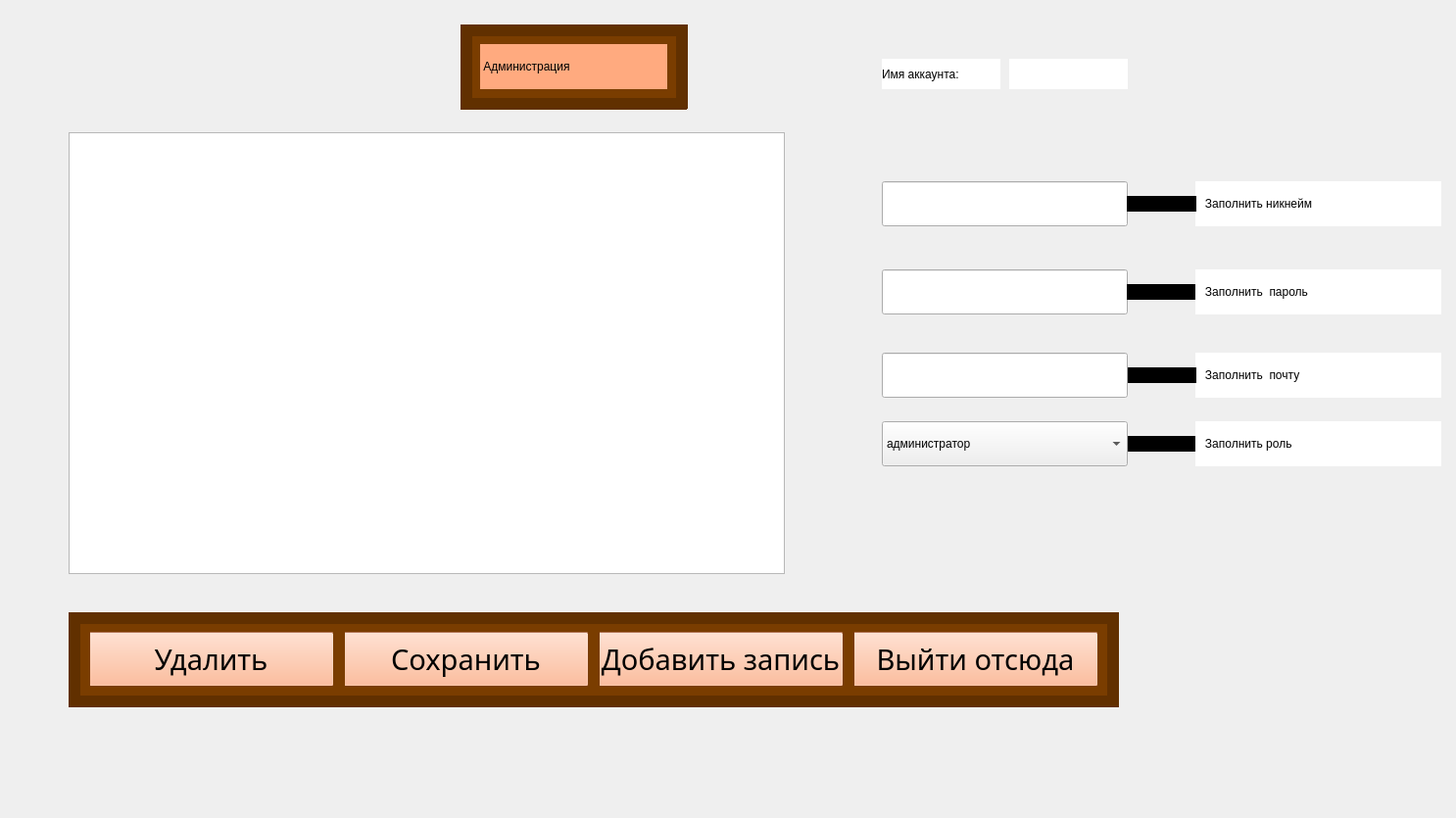
<?xml version="1.0" encoding="UTF-8"?>
<ui version="4.0">
 <class>Form</class>
 <widget class="QWidget" name="Form">
  <property name="geometry">
   <rect>
    <x>0</x>
    <y>0</y>
    <width>1486</width>
    <height>835</height>
   </rect>
  </property>
  <property name="windowTitle">
   <string>Form</string>
  </property>
  <widget class="QTableView" name="tableView">
   <property name="geometry">
    <rect>
     <x>70</x>
     <y>135</y>
     <width>731</width>
     <height>451</height>
    </rect>
   </property>
  </widget>
  <widget class="QLabel" name="label_92">
   <property name="geometry">
    <rect>
     <x>680</x>
     <y>35</y>
     <width>12</width>
     <height>66</height>
    </rect>
   </property>
   <property name="styleSheet">
    <string notr="true">background-color: rgb(122, 61, 0);</string>
   </property>
   <property name="text">
    <string/>
   </property>
  </widget>
  <widget class="QLabel" name="label_95">
   <property name="geometry">
    <rect>
     <x>470</x>
     <y>100</y>
     <width>231</width>
     <height>12</height>
    </rect>
   </property>
   <property name="styleSheet">
    <string notr="true">background-color: rgb(97, 48, 0);</string>
   </property>
   <property name="text">
    <string/>
   </property>
  </widget>
  <widget class="QLabel" name="label_91">
   <property name="geometry">
    <rect>
     <x>480</x>
     <y>35</y>
     <width>201</width>
     <height>16</height>
    </rect>
   </property>
   <property name="styleSheet">
    <string notr="true">background-color: rgb(122, 61, 0);</string>
   </property>
   <property name="text">
    <string/>
   </property>
  </widget>
  <widget class="QLabel" name="label_96">
   <property name="geometry">
    <rect>
     <x>690</x>
     <y>25</y>
     <width>12</width>
     <height>86</height>
    </rect>
   </property>
   <property name="styleSheet">
    <string notr="true">background-color: rgb(97, 48, 0);</string>
   </property>
   <property name="text">
    <string/>
   </property>
  </widget>
  <widget class="QLabel" name="label_94">
   <property name="geometry">
    <rect>
     <x>480</x>
     <y>90</y>
     <width>211</width>
     <height>12</height>
    </rect>
   </property>
   <property name="styleSheet">
    <string notr="true">background-color: rgb(122, 61, 0);</string>
   </property>
   <property name="text">
    <string/>
   </property>
  </widget>
  <widget class="QLabel" name="label_97">
   <property name="geometry">
    <rect>
     <x>480</x>
     <y>25</y>
     <width>221</width>
     <height>12</height>
    </rect>
   </property>
   <property name="styleSheet">
    <string notr="true">background-color: rgb(97, 48, 0);</string>
   </property>
   <property name="text">
    <string/>
   </property>
  </widget>
  <widget class="QLabel" name="label_93">
   <property name="geometry">
    <rect>
     <x>480</x>
     <y>37</y>
     <width>20</width>
     <height>56</height>
    </rect>
   </property>
   <property name="styleSheet">
    <string notr="true">background-color: rgb(122, 61, 0);</string>
   </property>
   <property name="text">
    <string/>
   </property>
  </widget>
  <widget class="QLabel" name="label_98">
   <property name="geometry">
    <rect>
     <x>470</x>
     <y>25</y>
     <width>12</width>
     <height>86</height>
    </rect>
   </property>
   <property name="styleSheet">
    <string notr="true">background-color: rgb(97, 48, 0);</string>
   </property>
   <property name="text">
    <string/>
   </property>
  </widget>
  <widget class="QLabel" name="label_68">
   <property name="geometry">
    <rect>
     <x>490</x>
     <y>45</y>
     <width>191</width>
     <height>46</height>
    </rect>
   </property>
   <property name="styleSheet">
    <string notr="true">background-color: rgb(255, 170, 127);
font: 25pt &quot;Bahnschrift Condensed&quot;;</string>
   </property>
   <property name="text">
    <string> Администрация</string>
   </property>
  </widget>
  <widget class="QPushButton" name="pushButton">
   <property name="geometry">
    <rect>
     <x>90</x>
     <y>645</y>
     <width>251</width>
     <height>56</height>
    </rect>
   </property>
   <property name="font">
    <font>
     <family>Bahnschrift Condensed</family>
     <pointsize>22</pointsize>
     <weight>7</weight>
     <italic>false</italic>
     <bold>false</bold>
    </font>
   </property>
   <property name="styleSheet">
    <string notr="true">font: 57 22pt &quot;Bahnschrift Condensed&quot;;
background-color: rgb(255, 170, 127);</string>
   </property>
   <property name="text">
    <string>Удалить</string>
   </property>
  </widget>
  <widget class="QPushButton" name="pushButton_2">
   <property name="geometry">
    <rect>
     <x>350</x>
     <y>645</y>
     <width>251</width>
     <height>56</height>
    </rect>
   </property>
   <property name="font">
    <font>
     <family>Bahnschrift Condensed</family>
     <pointsize>22</pointsize>
     <weight>7</weight>
     <italic>false</italic>
     <bold>false</bold>
    </font>
   </property>
   <property name="styleSheet">
    <string notr="true">font: 57 22pt &quot;Bahnschrift Condensed&quot;;
background-color: rgb(255, 170, 127);</string>
   </property>
   <property name="text">
    <string>Сохранить</string>
   </property>
  </widget>
  <widget class="QPushButton" name="pushButton_3">
   <property name="geometry">
    <rect>
     <x>870</x>
     <y>645</y>
     <width>251</width>
     <height>56</height>
    </rect>
   </property>
   <property name="font">
    <font>
     <family>Bahnschrift Condensed</family>
     <pointsize>22</pointsize>
     <weight>7</weight>
     <italic>false</italic>
     <bold>false</bold>
    </font>
   </property>
   <property name="styleSheet">
    <string notr="true">font: 57 22pt &quot;Bahnschrift Condensed&quot;;
background-color: rgb(255, 170, 127);</string>
   </property>
   <property name="text">
    <string>Выйти отсюда</string>
   </property>
  </widget>
  <widget class="QLabel" name="label_99">
   <property name="geometry">
    <rect>
     <x>80</x>
     <y>700</y>
     <width>1051</width>
     <height>16</height>
    </rect>
   </property>
   <property name="styleSheet">
    <string notr="true">background-color: rgb(122, 61, 0);</string>
   </property>
   <property name="text">
    <string/>
   </property>
  </widget>
  <widget class="QLabel" name="label_100">
   <property name="geometry">
    <rect>
     <x>80</x>
     <y>640</y>
     <width>12</width>
     <height>71</height>
    </rect>
   </property>
   <property name="styleSheet">
    <string notr="true">background-color: rgb(122, 61, 0);</string>
   </property>
   <property name="text">
    <string/>
   </property>
  </widget>
  <widget class="QLabel" name="label_101">
   <property name="geometry">
    <rect>
     <x>860</x>
     <y>635</y>
     <width>12</width>
     <height>76</height>
    </rect>
   </property>
   <property name="styleSheet">
    <string notr="true">background-color: rgb(122, 61, 0);</string>
   </property>
   <property name="text">
    <string/>
   </property>
  </widget>
  <widget class="QLabel" name="label_102">
   <property name="geometry">
    <rect>
     <x>80</x>
     <y>635</y>
     <width>1051</width>
     <height>16</height>
    </rect>
   </property>
   <property name="styleSheet">
    <string notr="true">background-color: rgb(122, 61, 0);</string>
   </property>
   <property name="text">
    <string/>
   </property>
  </widget>
  <widget class="QLabel" name="label_103">
   <property name="geometry">
    <rect>
     <x>340</x>
     <y>640</y>
     <width>12</width>
     <height>71</height>
    </rect>
   </property>
   <property name="styleSheet">
    <string notr="true">background-color: rgb(122, 61, 0);</string>
   </property>
   <property name="text">
    <string/>
   </property>
  </widget>
  <widget class="QLabel" name="label_104">
   <property name="geometry">
    <rect>
     <x>600</x>
     <y>640</y>
     <width>12</width>
     <height>71</height>
    </rect>
   </property>
   <property name="styleSheet">
    <string notr="true">background-color: rgb(122, 61, 0);</string>
   </property>
   <property name="text">
    <string/>
   </property>
  </widget>
  <widget class="QLabel" name="label_105">
   <property name="geometry">
    <rect>
     <x>70</x>
     <y>710</y>
     <width>1061</width>
     <height>12</height>
    </rect>
   </property>
   <property name="styleSheet">
    <string notr="true">background-color: rgb(97, 48, 0);</string>
   </property>
   <property name="text">
    <string/>
   </property>
  </widget>
  <widget class="QLabel" name="label_106">
   <property name="geometry">
    <rect>
     <x>70</x>
     <y>625</y>
     <width>1061</width>
     <height>12</height>
    </rect>
   </property>
   <property name="styleSheet">
    <string notr="true">background-color: rgb(97, 48, 0);</string>
   </property>
   <property name="text">
    <string/>
   </property>
  </widget>
  <widget class="QLabel" name="label_107">
   <property name="geometry">
    <rect>
     <x>70</x>
     <y>630</y>
     <width>12</width>
     <height>86</height>
    </rect>
   </property>
   <property name="styleSheet">
    <string notr="true">background-color: rgb(97, 48, 0);</string>
   </property>
   <property name="text">
    <string/>
   </property>
  </widget>
  <widget class="QLabel" name="label_108">
   <property name="geometry">
    <rect>
     <x>1130</x>
     <y>625</y>
     <width>12</width>
     <height>97</height>
    </rect>
   </property>
   <property name="styleSheet">
    <string notr="true">background-color: rgb(97, 48, 0);</string>
   </property>
   <property name="text">
    <string/>
   </property>
  </widget>
  <widget class="QPushButton" name="pushButton_4">
   <property name="geometry">
    <rect>
     <x>610</x>
     <y>645</y>
     <width>251</width>
     <height>56</height>
    </rect>
   </property>
   <property name="font">
    <font>
     <family>Bahnschrift Condensed</family>
     <pointsize>22</pointsize>
     <weight>7</weight>
     <italic>false</italic>
     <bold>false</bold>
    </font>
   </property>
   <property name="styleSheet">
    <string notr="true">font: 57 22pt &quot;Bahnschrift Condensed&quot;;
background-color: rgb(255, 170, 127);</string>
   </property>
   <property name="text">
    <string>Добавить запись</string>
   </property>
  </widget>
  <widget class="QLabel" name="label_109">
   <property name="geometry">
    <rect>
     <x>1120</x>
     <y>635</y>
     <width>12</width>
     <height>76</height>
    </rect>
   </property>
   <property name="styleSheet">
    <string notr="true">background-color: rgb(122, 61, 0);</string>
   </property>
   <property name="text">
    <string/>
   </property>
  </widget>
  <widget class="QLineEdit" name="lineEdit_login">
   <property name="geometry">
    <rect>
     <x>900</x>
     <y>185</y>
     <width>251</width>
     <height>46</height>
    </rect>
   </property>
   <property name="styleSheet">
    <string notr="true">font: 14pt &quot;Bahnschrift Condensed&quot;;</string>
   </property>
  </widget>
  <widget class="QLineEdit" name="lineEdit_password">
   <property name="geometry">
    <rect>
     <x>900</x>
     <y>275</y>
     <width>251</width>
     <height>46</height>
    </rect>
   </property>
   <property name="styleSheet">
    <string notr="true">font: 14pt &quot;Bahnschrift Condensed&quot;;</string>
   </property>
  </widget>
  <widget class="QLabel" name="label_6">
   <property name="geometry">
    <rect>
     <x>1150</x>
     <y>290</y>
     <width>71</width>
     <height>16</height>
    </rect>
   </property>
   <property name="styleSheet">
    <string notr="true">background-color: rgb(0, 0, 0);</string>
   </property>
   <property name="text">
    <string/>
   </property>
  </widget>
  <widget class="QLabel" name="label_66">
   <property name="geometry">
    <rect>
     <x>1220</x>
     <y>275</y>
     <width>251</width>
     <height>46</height>
    </rect>
   </property>
   <property name="styleSheet">
    <string notr="true">background-color: rgb(255, 255, 255);
font: 25pt &quot;Bahnschrift Condensed&quot;;</string>
   </property>
   <property name="text">
    <string>   Заполнить  пароль</string>
   </property>
  </widget>
  <widget class="QLabel" name="label_8">
   <property name="geometry">
    <rect>
     <x>1150</x>
     <y>445</y>
     <width>71</width>
     <height>16</height>
    </rect>
   </property>
   <property name="styleSheet">
    <string notr="true">background-color: rgb(0, 0, 0);</string>
   </property>
   <property name="text">
    <string/>
   </property>
  </widget>
  <widget class="QLabel" name="label_67">
   <property name="geometry">
    <rect>
     <x>1220</x>
     <y>185</y>
     <width>251</width>
     <height>46</height>
    </rect>
   </property>
   <property name="styleSheet">
    <string notr="true">background-color: rgb(255, 255, 255);
font: 25pt &quot;Bahnschrift Condensed&quot;;</string>
   </property>
   <property name="text">
    <string>   Заполнить никнейм</string>
   </property>
  </widget>
  <widget class="QLabel" name="label_7">
   <property name="geometry">
    <rect>
     <x>1150</x>
     <y>200</y>
     <width>71</width>
     <height>16</height>
    </rect>
   </property>
   <property name="styleSheet">
    <string notr="true">background-color: rgb(0, 0, 0);</string>
   </property>
   <property name="text">
    <string/>
   </property>
  </widget>
  <widget class="QComboBox" name="comboBox_role">
   <property name="geometry">
    <rect>
     <x>900</x>
     <y>430</y>
     <width>251</width>
     <height>46</height>
    </rect>
   </property>
   <property name="styleSheet">
    <string notr="true">font: 25pt &quot;Bahnschrift Condensed&quot;;</string>
   </property>
   <item>
    <property name="text">
     <string>администратор</string>
    </property>
   </item>
   <item>
    <property name="text">
     <string>менеджер</string>
    </property>
   </item>
   <item>
    <property name="text">
     <string>пользователь</string>
    </property>
   </item>
  </widget>
  <widget class="QLabel" name="label_69">
   <property name="geometry">
    <rect>
     <x>1220</x>
     <y>430</y>
     <width>251</width>
     <height>46</height>
    </rect>
   </property>
   <property name="styleSheet">
    <string notr="true">background-color: rgb(255, 255, 255);
font: 25pt &quot;Bahnschrift Condensed&quot;;</string>
   </property>
   <property name="text">
    <string>   Заполнить роль</string>
   </property>
  </widget>
  <widget class="QLabel" name="label_70">
   <property name="geometry">
    <rect>
     <x>1220</x>
     <y>360</y>
     <width>251</width>
     <height>46</height>
    </rect>
   </property>
   <property name="styleSheet">
    <string notr="true">background-color: rgb(255, 255, 255);
font: 25pt &quot;Bahnschrift Condensed&quot;;</string>
   </property>
   <property name="text">
    <string>   Заполнить  почту</string>
   </property>
  </widget>
  <widget class="QLabel" name="label_9">
   <property name="geometry">
    <rect>
     <x>1150</x>
     <y>375</y>
     <width>71</width>
     <height>16</height>
    </rect>
   </property>
   <property name="styleSheet">
    <string notr="true">background-color: rgb(0, 0, 0);</string>
   </property>
   <property name="text">
    <string/>
   </property>
  </widget>
  <widget class="QLineEdit" name="lineEdit_email">
   <property name="geometry">
    <rect>
     <x>900</x>
     <y>360</y>
     <width>251</width>
     <height>46</height>
    </rect>
   </property>
   <property name="styleSheet">
    <string notr="true">font: 14pt &quot;Bahnschrift Condensed&quot;;</string>
   </property>
  </widget>
  <widget class="QLabel" name="label_name_2">
   <property name="geometry">
    <rect>
     <x>1030</x>
     <y>60</y>
     <width>121</width>
     <height>31</height>
    </rect>
   </property>
   <property name="styleSheet">
    <string notr="true">background-color: rgb(255, 255, 255);
font: 18pt &quot;Bahnschrift Condensed&quot;;</string>
   </property>
   <property name="text">
    <string/>
   </property>
  </widget>
  <widget class="QLabel" name="label_name">
   <property name="geometry">
    <rect>
     <x>900</x>
     <y>60</y>
     <width>121</width>
     <height>31</height>
    </rect>
   </property>
   <property name="styleSheet">
    <string notr="true">background-color: rgb(255, 255, 255);
font: 18pt &quot;Bahnschrift Condensed&quot;;</string>
   </property>
   <property name="text">
    <string>Имя аккаунта:</string>
   </property>
  </widget>
  <zorder>label_102</zorder>
  <zorder>pushButton_3</zorder>
  <zorder>label_109</zorder>
  <zorder>pushButton_4</zorder>
  <zorder>label_94</zorder>
  <zorder>tableView</zorder>
  <zorder>label_92</zorder>
  <zorder>label_95</zorder>
  <zorder>label_91</zorder>
  <zorder>label_96</zorder>
  <zorder>label_97</zorder>
  <zorder>label_93</zorder>
  <zorder>label_98</zorder>
  <zorder>label_68</zorder>
  <zorder>pushButton</zorder>
  <zorder>pushButton_2</zorder>
  <zorder>label_99</zorder>
  <zorder>label_100</zorder>
  <zorder>label_101</zorder>
  <zorder>label_103</zorder>
  <zorder>label_104</zorder>
  <zorder>label_105</zorder>
  <zorder>label_106</zorder>
  <zorder>label_107</zorder>
  <zorder>label_108</zorder>
  <zorder>lineEdit_login</zorder>
  <zorder>lineEdit_password</zorder>
  <zorder>label_6</zorder>
  <zorder>label_66</zorder>
  <zorder>label_8</zorder>
  <zorder>label_67</zorder>
  <zorder>label_7</zorder>
  <zorder>comboBox_role</zorder>
  <zorder>label_69</zorder>
  <zorder>label_70</zorder>
  <zorder>label_9</zorder>
  <zorder>lineEdit_email</zorder>
  <zorder>label_name_2</zorder>
  <zorder>label_name</zorder>
 </widget>
 <resources/>
 <connections/>
</ui>
